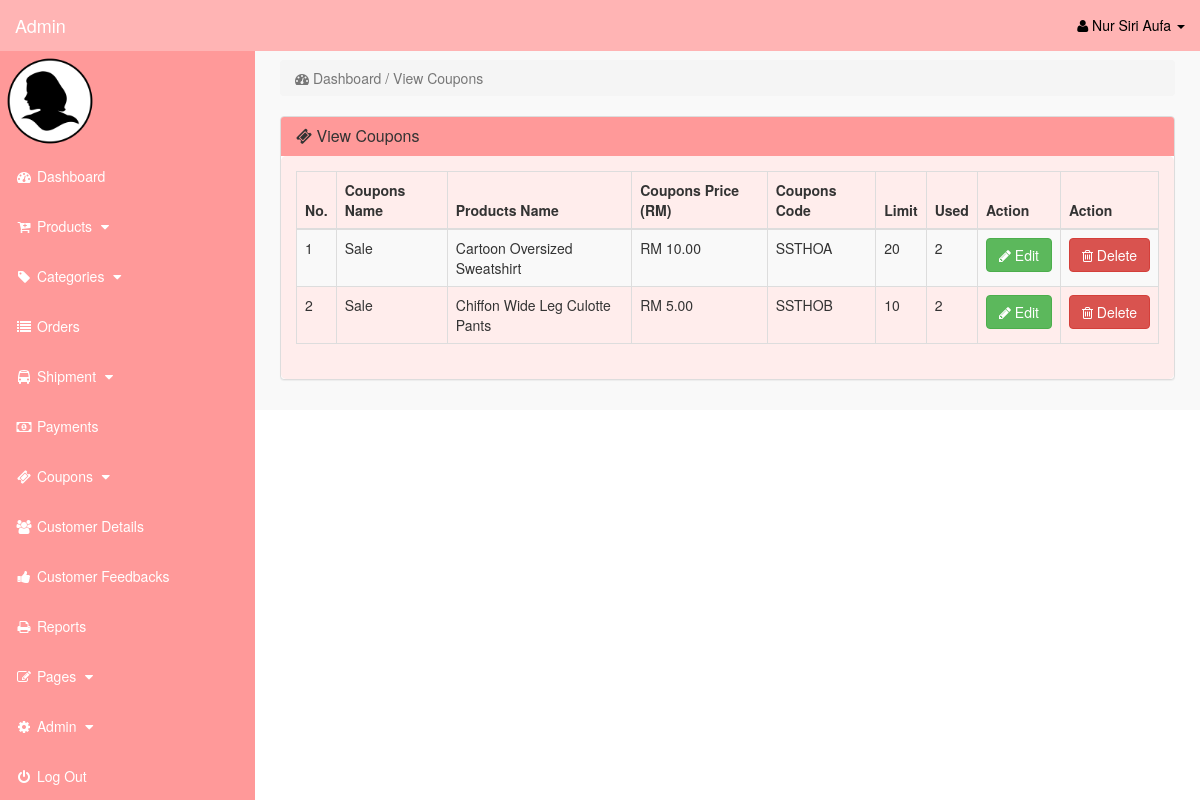
/admin/index.php?view_coupons (signed in), run on the app's committed database.
### tables this page shows
CREATE TABLE `coupons` (
  `coupon_id` int(10) NOT NULL,
  `product_id` int(10) NOT NULL,
  `coupon_name` varchar(255) NOT NULL,
  `coupon_price` decimal(10,2) NOT NULL,
  `coupon_code` varchar(255) NOT NULL,
  `coupon_limit` int(100) NOT NULL,
  `coupon_used` int(100) NOT NULL
);

CREATE TABLE `products` (
  `product_id` int(10) NOT NULL,
  `p_cat_id` int(10) NOT NULL,
  `date` timestamp NOT NULL DEFAULT current_timestamp() ON UPDATE current_timestamp(),
  `product_title` text NOT NULL,
  `product_url` text NOT NULL,
  `product_img1` text NOT NULL,
  `product_img2` text NOT NULL,
  `product_img3` text NOT NULL,
  `product_price` decimal(10,2) NOT NULL,
  `product_desc` text NOT NULL,
  `product_features` text NOT NULL
);

### admin/view_coupons.php (the view)
<?php
	if(!isset($_SESSION['admin_email'])){
		echo "<script>window.open('login.php','_self')</script>";
	}
		else {
?>
	<div class="row">
		<div class="col-lg-12">
			<ol class="breadcrumb">
				<li class="active">
					<i class="fa fa-dashboard"></i> Dashboard / View Coupons
				</li>
			</ol>
		</div>
	</div>
	<div class="row" >
		<div class="col-lg-12" >
			<div class="panel panel-default">
				<div class="panel-heading">
					<h3 class="panel-title">
						<i class="fa fa-ticket"></i> View Coupons
					</h3>
				</div>
							<div class="panel-body">
							<div class="table-responsive">
								<table class="table table-bordered table-hover table-striped">
									<thead>
										<tr>
										<th>No.</th>
										<th>Coupons Name</th>
										<th>Products Name</th>
										<th>Coupons Price (RM)</th>
										<th>Coupons Code</th>
										<th>Limit</th>
										<th>Used</th>
										<th>Action</th>
										<th>Action</th>
										</tr>
									</thead>
									<tbody>
									<?php
									$i = 0;
									$get_coupons = "select * from coupons";
									$run_coupons = mysqli_query($con,$get_coupons);
										while($row_coupons = mysqli_fetch_array($run_coupons)){
									$coupon_id = $row_coupons['coupon_id'];
									$product_id = $row_coupons['product_id'];
									$coupon_name = $row_coupons['coupon_name'];
									$coupon_price = $row_coupons['coupon_price'];
									$coupon_code = $row_coupons['coupon_code'];
									$coupon_limit = $row_coupons['coupon_limit'];
									$coupon_used = $row_coupons['coupon_used'];
									$get_products = "select * from products where product_id='$product_id'";
									$run_products = mysqli_query($con,$get_products);
									$row_products = mysqli_fetch_array($run_products);
									$product_title = $row_products['product_title'];
									$i++;
									?>
										<tr>
										<td><?php echo $i; ?></td>
										<td><?php echo $coupon_name; ?></td>
										<td><?php echo $product_title; ?></td>
										<td>RM <?php echo $coupon_price; ?></td>
										<td><?php echo $coupon_code; ?></td>
										<td><?php echo $coupon_limit; ?></td>
										<td><?php echo $coupon_used; ?></td>
										<td>
										<a href="index.php?edit_coupons=<?php echo $coupon_id; ?>">
										<button class="btn btn-success"><i class="fa fa-pencil"></i> Edit</button>
										</a>
										</td>
										<td>
										<a href="index.php?delete_coupons=<?php echo $coupon_id; ?>">
										<button class="btn btn-danger"><i class="fa fa-trash-o" ></i> Delete</button>
										</a>
										</td>
										</tr>
									<?php
										}
									?>
							</tbody>
						</table>
					</div>
				</div>
			</div>
		</div>
	</div>
<?php
	}
?>

### admin/includes/sidebar.php (shortened to what this page needs)
<?php
	if(!isset($_SESSION['admin_email'])){
		echo "<script>window.open('login.php','_self')</script>";
	}
		else {
?>
	<nav class="navbar navbar-inverse navbar-fixed-top" >
		<div class="navbar-header" >
				<a class="navbar-brand" href="index.php?dashboard">Admin</a>
		</div>
		<ul class="nav navbar-right top-nav" >
			<li class="dropdown" >
				<a href="#" class="dropdown-toggle" data-toggle="dropdown" >
					<i class="fa fa-user" ></i>
						<?php echo $admin_fname; ?> <b class="caret" ></b>
				</a>
</li>
</ul>
	<div class="collapse navbar-collapse navbar-ex1-collapse">
		<ul class="nav navbar-nav side-nav">
	<li>
		<img src="admin_image/<?php echo $admin_image; ?>" width="100" height="100" >
	</li>
	<li>
		<a href="index.php?dashboard">
			<i class="fa fa-fw fa-dashboard"></i> Dashboard
		</a>
	</li>
	<li>
		<a href="#" data-toggle="collapse" data-target="#products">
			<i class="fa fa-fw fa-cart-plus""></i> Products
				<i class="fa fa-fw fa-caret-down"></i>
	</a>
	</li>
	<li>
		<a href="#" data-toggle="collapse" data-target="#p_cat">
			<i class="fa fa-fw fa-tag"></i> Categories
			<i class="fa fa-fw fa-caret-down"></i>
		</a>
	</li>
	<li>
		<a href="index.php?view_orders">
			<i class="fa fa-fw fa-list"></i> Orders
		</a>
	</li>
	<li>
		<a href="#" data-toggle="collapse" data-target="#shipment">
			<i class="fa fa-fw fa-bus"></i> Shipment
			<i class="fa fa-fw fa-caret-down"></i>
		</a>
	</li>
	<li>
		<a href="index.php?view_payments">
			<i class="fa fa-fw fa-money"></i> Payments
		</a>
	</li>
	<li>
		<a href="#" data-toggle="collapse" data-target="#coupons">
			<i class="fa fa-fw fa-ticket"></i> Coupons
			<i class="fa fa-fw fa-caret-down"></i>
		</a>
	</li>
	<li>
		<a href="index.php?view_customers">
			<i class="fa fa-fw fa-users"></i> Customer Details
		</a>
	</li>
	<li>
		<a href="index.php?view_feedbacks">
			<i class="fa fa-fw fa-thumbs-up"></i> Customer Feedbacks
		</a>
	</li>
	<li>
		<a href="index.php?view_reports">
			<i class="fa fa-fw fa-print"></i> Reports
		</a>
	</li>
	<li>
		<a href="#" data-toggle="collapse" data-target="#pages">
			<i class="fa fa-fw fa-edit"> </i> Pages
			<i class="fa fa-fw fa-caret-down"></i>
		</a>
	</li>
	<li>
		<a href="#" data-toggle="collapse" data-target="#admin">
			<i class="fa fa-fw fa-gear"></i> Admin
			<i class="fa fa-fw fa-caret-down"></i>
		</a>
	</li>
	<li>
		<a href="logout.php">
			<i class="fa fa-fw fa-power-off"></i> Log Out
		</a>
	</li>
		</ul>
	</div>
</nav>
<?php
	}
?>

### admin/css/style.css (style rules this page uses)
body { margin-top:100px; }
@media (min-width: 768px) { body { margin-top:50px; } }
.top-nav { padding:0 15px; }
.top-nav>li { display:inline-block; float:left; }
.top-nav>li>a { padding-top:15px; padding-bottom:15px; line-height:20px; color:black; }
@media (min-width: 768px) { .side-nav { position:fixed; top:51px; width:255px; border-radius:0; overflow-y:auto; background-color: #ff9999; bottom:0; overflow-x:hidden; padding-bottom:40px; } }
@media (min-width: 768px) { .side-nav>li>a { width:255px; } }
.panel-body { border-radius:5px; background-color: #ffedec }

### data on the page
coupons: coupon_name "Sale", product.product_title "Cartoon Oversized Sweatshirt", coupon_price "10.00", coupon_code "SSTHOA", coupon_limit "20", coupon_used "2"
coupons: coupon_name "Sale", product.product_title "Chiffon Wide Leg Culotte Pants", coupon_price "5.00", coupon_code "SSTHOB", coupon_limit "10", coupon_used "2"

### other printed values
$admin_fname "Nur Siri Aufa"
